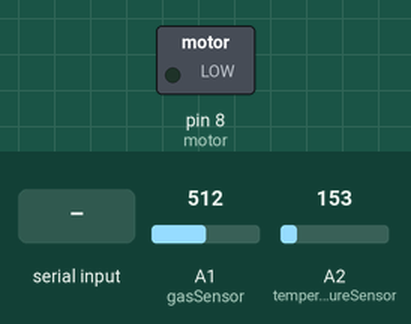
Bench run of a sketch on a simulated Arduino Uno, built with avr-gcc and run on an emulated ATmega328P. Shown: switched loads named in the sketch (green lamp = pin HIGH). Inputs (shaded band) come from the test bench; at power-on: A1 (gasSensor) = 512, A2 (temperatureSensor) = 153. What the sketch prints to the serial monitor is not drawn.

Above: at 1.2 s.
1.3 s: "y" received over Serial
At 2.1 s:
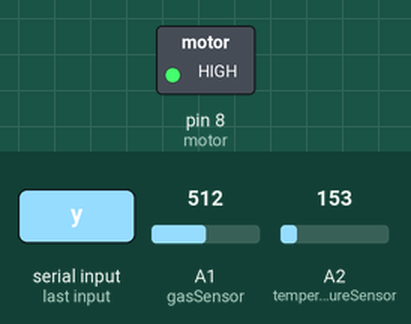
2.9 s: "1" received over Serial
At 3.5 s:
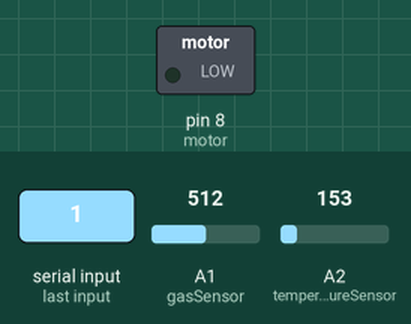
Timing chart, 0 to 5.9 s (numbered marks = the images above; inputs shaded):
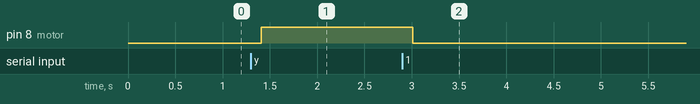

Measured:
- after the input at 1.3 s, pin 8 (motor): LOW → HIGH after 0.11 s
- after the input at 2.9 s, pin 8 (motor): HIGH → LOW after 0.11 s

The sketch:

master.ino
```cpp
#include <Wire.h>
#include <LiquidCrystal_I2C.h>

int temperatureSensor = A2;
int gasSensor = A1;
int gasSensorValue;
float reading;
float temperature;
int motor = 8;
char motorOn = 'n';

void setup() {
  Serial.begin(9600);
  pinMode(gasSensor, INPUT);
  pinMode(temperatureSensor, INPUT);
  pinMode(motor, OUTPUT);
}

void loop() {
  if (Serial.available()) {
    motorOn = Serial.read();
    if (motorOn == 'y') {
      digitalWrite(motor, HIGH);
    } else {
      digitalWrite(motor, LOW);
    }
  }

  gasSensorValue = analogRead(gasSensor);
  reading = analogRead(temperatureSensor) * 5.0 / 1023.0;
  temperature = (reading - 0.5) * 100;

  Serial.print(temperature); // Send temperature value over serial
  Serial.print(",");
  Serial.println(gasSensorValue); // Send gas value over serial
  delay(200); // Wait for a second before sending another set of values
}
```
